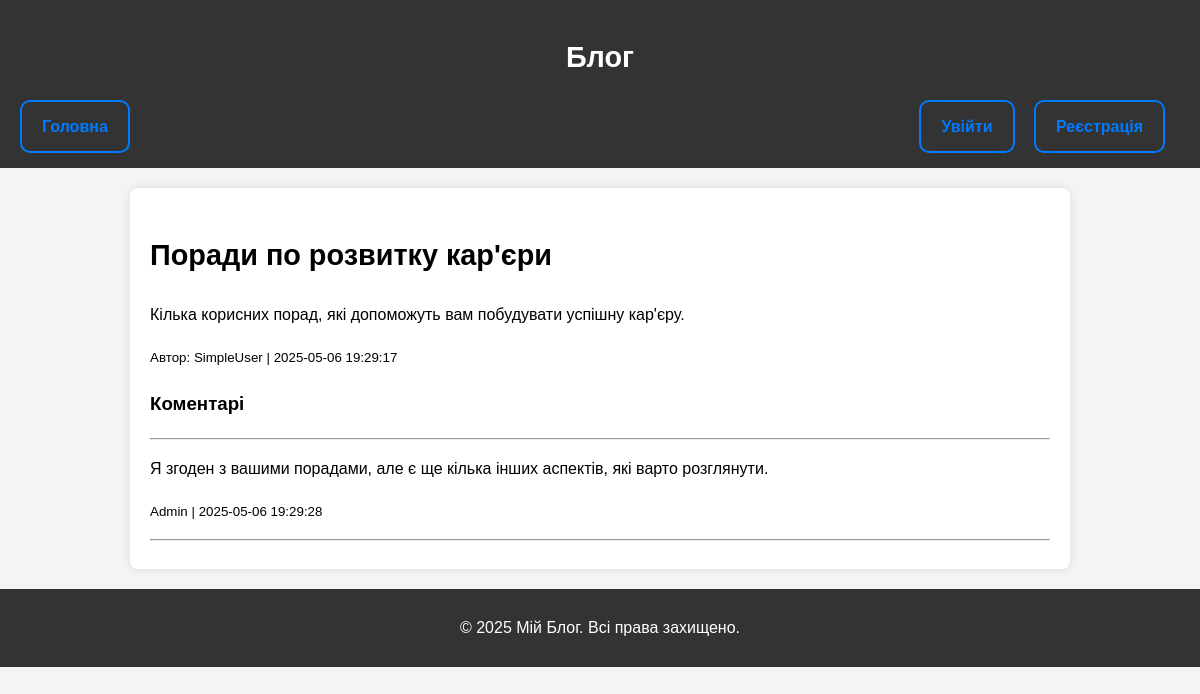
/pages/post.php?id=3, run on the app's committed database.
### tables this page shows
CREATE TABLE `posts` (
  `id` int NOT NULL,
  `user_id` int NOT NULL,
  `title` varchar(255) NOT NULL,
  `content` text NOT NULL,
  `created_at` timestamp NULL DEFAULT CURRENT_TIMESTAMP
);

CREATE TABLE `users` (
  `id` int NOT NULL,
  `username` varchar(50) NOT NULL,
  `email` varchar(100) NOT NULL,
  `password` varchar(255) NOT NULL,
  `created_at` timestamp NULL DEFAULT CURRENT_TIMESTAMP,
  `first_name` varchar(255) DEFAULT NULL,
  `last_name` varchar(255) DEFAULT NULL,
  `age` int DEFAULT NULL,
  `gender` enum('Male','Female','Other') DEFAULT NULL,
  `address` varchar(255) DEFAULT NULL,
  `website` varchar(255) DEFAULT NULL
);

CREATE TABLE `comments` (
  `id` int NOT NULL,
  `post_id` int NOT NULL,
  `user_id` int NOT NULL,
  `content` text NOT NULL,
  `created_at` timestamp NULL DEFAULT CURRENT_TIMESTAMP
);

### pages/post.php (the view, shortened to what this page needs)
<?php
include('../includes/blocks/header.php');
include('../includes/database/db.php');
$post_id = $_GET['id'] ?? null;
$stmt = $pdo->prepare("SELECT p.*, u.username FROM posts p JOIN users u ON p.user_id = u.id WHERE p.id = ?");
$stmt->execute([$post_id]);
$post = $stmt->fetch();
?>
<article>
    <h1><?= htmlspecialchars($post['title']) ?></h1>
    <p><?= nl2br(htmlspecialchars($post['content'])) ?></p>
    <p><small>Автор: <?= htmlspecialchars($post['username']) ?> | <?= $post['created_at'] ?></small></p>
</article>
<?php include('comment.php'); ?>
<?php include('../includes/blocks/footer.php'); ?>

### pages/comment.php (shortened to what this page needs)
<?php
global $pdo;
$stmt = $pdo->prepare("SELECT c.*, u.username FROM comments c JOIN users u ON c.user_id = u.id WHERE post_id = ? ORDER BY c.created_at DESC");
$stmt->execute([$post_id]);
echo "<h3>Коментарі</h3><hr>";
while ($c = $stmt->fetch()):
?>
    <div>
        <p><?= nl2br(htmlspecialchars($c['content'])) ?></p>
        <p><small><?= htmlspecialchars($c['username']) ?> | <?= $c['created_at'] ?></small></p>
    </div>
<hr>
<?php endwhile; ?>

### assets/css/style.css (style rules this page uses)
body { font-family: Arial, sans-serif; line-height: 1.6; margin: 0; padding: 0; background-color: #f4f4f4; }
article { margin-bottom: 20px; }
h1, h2 { font-size: 1.8em; }

### data on the page
posts: title "Поради по розвитку кар'єри", content "Кілька корисних порад, які допоможуть вам побудувати успішну кар'єру.", user.username "SimpleUser", created_at "2025-05-06 19:29:17"
comments: content "Я згоден з вашими порадами, але є ще кілька інших аспектів, які варто розглянути.", user.username "Admin", created_at "2025-05-06 19:29:28"
